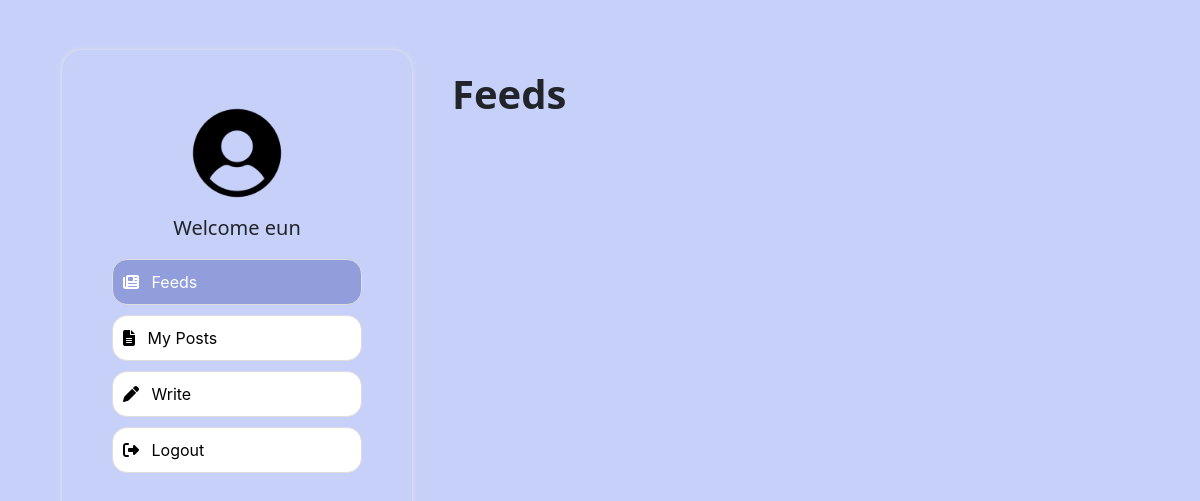
The page /student.php (signed in) on the database as committed earlier.
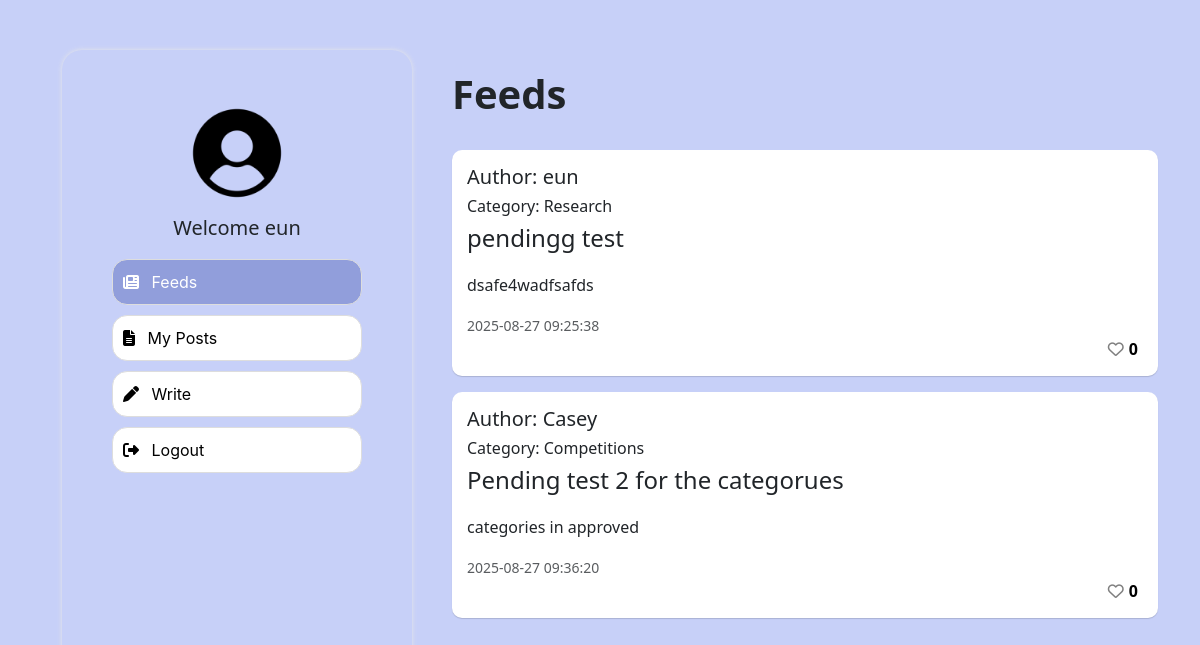
The same page on the database as committed later.
### tables this page shows
CREATE TABLE `posts` (
  `post_id` int NOT NULL,
  `user_id` int NOT NULL,
  `title` varchar(150) NOT NULL,
  `content` text NOT NULL,
  `category_id` int NOT NULL,
  `is_featured` enum('pending','approved','draft') NOT NULL DEFAULT 'draft',
  `created_at` datetime NOT NULL DEFAULT CURRENT_TIMESTAMP,
  `updated_at` datetime DEFAULT CURRENT_TIMESTAMP
);

CREATE TABLE `users` (
  `user_id` int NOT NULL,
  `username` varchar(100) NOT NULL,
  `email` varchar(255) DEFAULT NULL,
  `password` varchar(255) NOT NULL,
  `role` enum('student','admin') DEFAULT 'student',
  `created_at` datetime NOT NULL DEFAULT CURRENT_TIMESTAMP
);

CREATE TABLE `categories` (
  `category_id` int NOT NULL,
  `name` varchar(100) NOT NULL,
  `description` text,
  `created_at` timestamp NULL DEFAULT CURRENT_TIMESTAMP
);

### student.php (the view, shortened to what this page needs)
<?php
include 'connect.php';
?>
<!DOCTYPE html>
<html lang="en">
<head>
    <link rel="stylesheet" href="https://cdnjs.cloudflare.com/ajax/libs/font-awesome/6.5.0/css/all.min.css">
    <link rel="stylesheet" href="https://cdn.jsdelivr.net/npm/bootstrap@5.3.0/dist/css/bootstrap.min.css">
</head>
<body>
    <div class="container">
        <div class="left-container">
            <br><br>
            <div class="profile">
                <img src="images/icons/student.png" height="100px" width="100px">
            </div>
            <p style="font-size: 20px;">
                Welcome <?php echo htmlspecialchars($_SESSION['username'] ?? 'Student'); ?>
            </p>
            <div class="menu_btn" onclick="showPage('feed')">
                <i class="fas fa-newspaper" style="margin-right:8px;"></i> Feeds
            </div>
            <div class="menu_btn" onclick="showPage('myposts')">
                <i class="fas fa-file-alt" style="margin-right:8px;"></i> My Posts
            </div>
            <div class="menu_btn" onclick="showPage('write')">
                <i class="fas fa-pen" style="margin-right:8px;"></i> Write
            </div>
            <div class="menu_btn">
                <a href="logout.php" style="text-decoration:none; color:black;">
                    <i class="fas fa-sign-out-alt" style="margin-right:8px;"></i> Logout
                </a>
            </div>
        </div>
        <div class="right-container">
            <?php
            $sqlPost = "SELECT posts.post_id, posts.title, posts.content, posts.created_at, users.username, categories.name AS category_name
            FROM posts
            INNER JOIN users ON posts.user_id = users.user_id
            INNER JOIN categories ON posts.category_id = categories.category_id
            WHERE posts.is_featured = 'approved'";
            $resultPost = mysqli_query($con, $sqlPost);
            ?>
            <div id="feed" style="display:block;">
                <h1 style="font-weight: 700;">Feeds</h1>
                <br>
                <div class="post-container">
                    <?php
                    if ($resultPost) {
                        while ($row = mysqli_fetch_assoc($resultPost)) {
                            $username = htmlspecialchars($row['username']);
                            $title    = htmlspecialchars($row['title']);
                            $content  = htmlspecialchars($row['content']);
                            $sended   = $row['created_at'];
                            $post_id  = $row['post_id'];
                            $user_id = $_SESSION['user_id'];
                            $sqlCheck = "SELECT * FROM likes WHERE user_id=$user_id AND post_id=$post_id";
                            $liked = mysqli_num_rows(mysqli_query($con, $sqlCheck)) > 0;
                            $likeClass = $liked ? 'fa-solid' : 'fa-regular';
                            $sqlCount = "SELECT COUNT(*) AS total FROM likes WHERE post_id=$post_id";
                            $likeCount = mysqli_fetch_assoc(mysqli_query($con, $sqlCount))['total'];
                    ?>
                            <div class="post-card mb-3" style="background-color: #fff;">
                                <div class="card-body">
                                    <h5>Author: <?php echo $username; ?></h5>
                                    <h6>Category: <?php echo htmlspecialchars($row['category_name']); ?></h6>
                                    <h4 class="card-title"><?php echo $title; ?></h4>
                                    <p class="card-text"><?php echo $content; ?></p>
                                    <small class="text-muted"><?php echo $sended; ?></small>
                                    <button class="btn btn-link like-btn">
                                        <i class="fa-heart <?php echo $likeClass; ?>" data-post-id="<?php echo $post_id; ?>"></i>
                                        <span id="like-count-<?php echo $post_id; ?>"><?php echo $likeCount; ?></span>
                                    </button>
                                </div>
                            </div>
                    <?php
                        }
                    }
                    ?>
                </div>
            </div>
        </div>
</body>
</html>

### student.php (style rules this page uses)
body { height: 100vh; margin: 0; background: #c7d0f8ff; }
.container { display: flex; align-items: flex-start; gap: 20px; margin: 50px; min-height: 100vh; }
.left-container { padding: 5px; width: 350px; height: 900px; border-radius: 20px; box-shadow: 0 0px 5px rgba(231, 231, 231, 1); display: flex; flex-direction: column; align-items: center; text-align: center; background: #c7d0f8ff; position: sticky; top: 20px; }
.post-card .card-title { margin-bottom: 20px; }
.post-card .card-text { margin-top: 0; }
.profile img { display: block; margin-bottom: 10px; }
.right-container { flex: 1; padding: 20px; max-width: 100%; }
.menu_btn { background-color: #f5f5f5; border: 1px solid #cdd1f8ff; padding: 10px; text-align: left; cursor: pointer; transition: 0.2s; width: 100%; font-family: 'Inter', sans-serif; display: block; margin-bottom: 10px; border-radius: 15px; width: 250px; }
.menu_btn { background-color: #ffffff; color: black; border: 1px solid #ddd; }
.menu_btn.active { background-color: #919edbff; color: white; }
.menu_btn.active i { color: white; }
.post-card { flex: 1 1 calc(33.33% - 20px); min-width: 200px; border-radius: 10px; box-shadow: 0 .9px 1px rgba(0, 0, 0, 0.15); height: auto; background-color: rgba(255, 218, 218, 1); padding: 15px; }
.post-card .like-btn { display: flex; align-items: center; margin-left: auto; border: none; background: none; padding: 0; cursor: pointer; text-decoration: none; }
.like-btn span { color: black; font-weight: bold; margin-right: 5px; margin-left: 5px; }
.like-btn i.fa-heart { color: gray; transition: color 0.2s; }

Rows that differ between the two databases and show on the page:
added posts: user.username "eun", category.name "Research", title "pendingg test", content "dsafe4wadfsafds", created_at "2025-08-27 09:25:38", likeCount "0"
added posts: user.username "Casey", category.name "Competitions", title "Pending test 2 for the categorues", content "categories in approved", created_at "2025-08-27 09:36:20", likeCount "0"
